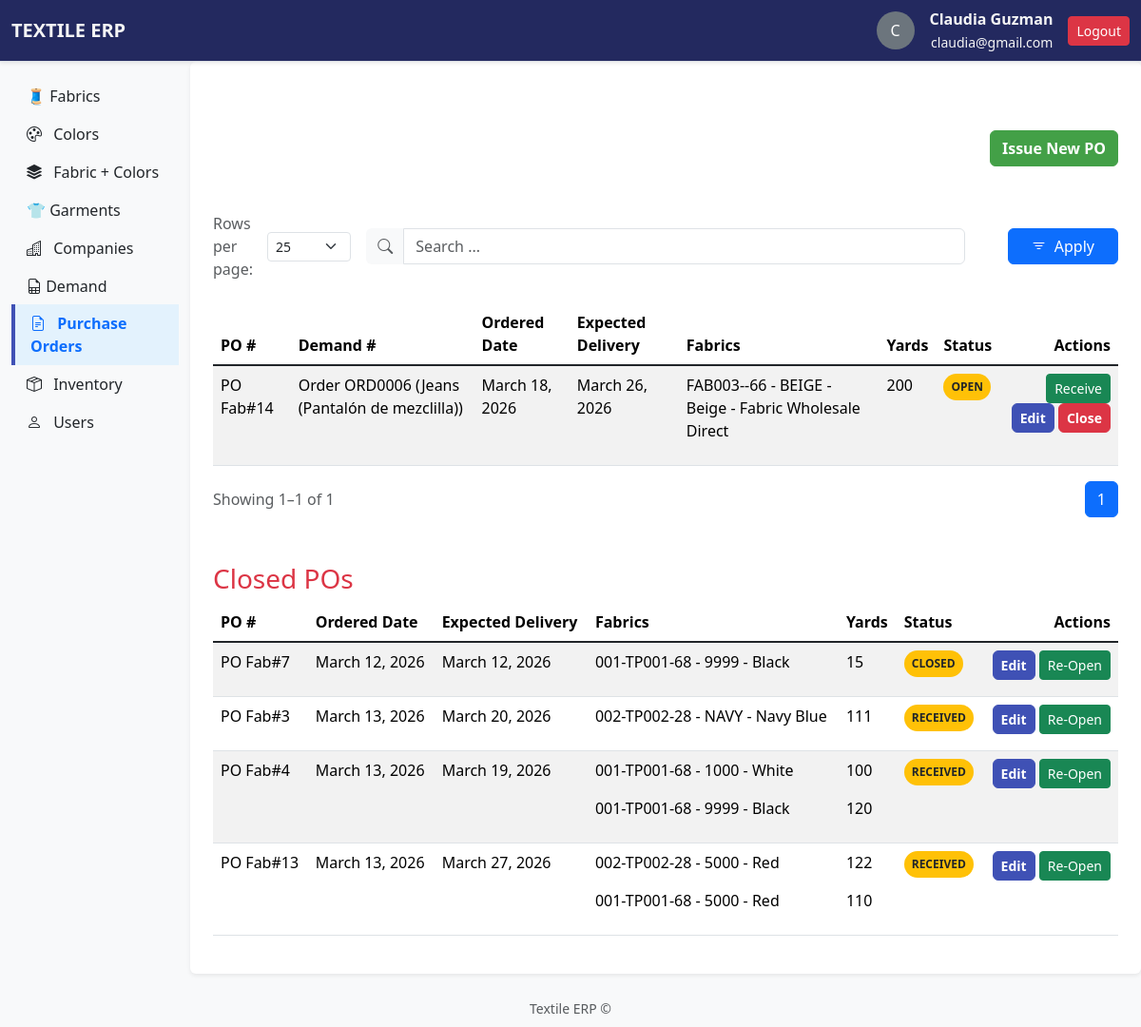
The app's page /pos/ (signed in) with its own data.
### apps/users/models.py (models this page shows, shortened)
class CustomUser(AbstractUser):
    username = None
    email = models.EmailField(unique=True)
    USERNAME_FIELD = "email"   # login is with email
    REQUIRED_FIELDS = []       #
    objects = CustomUserManager()  # use manager

### apps/pos/models.py (models this page shows, shortened)
class PurchaseOrder(models.Model):
    STATUS_CHOICES = [
        ("OPEN", "Open"),
        ("APPROVED", "Approved"),
        ("RECEIVED", "Received"),
        ("CLOSED", "Closed"),
    ]
    po_number = models.CharField(max_length=20, unique=True)
    vendor = models.ForeignKey(Vendor, on_delete=models.PROTECT, related_name="purchase_orders")
    demand = models.ForeignKey(Demand, on_delete=models.SET_NULL, related_name="purchase_orders", blank=True, null=True
    )
    order_date = models.DateField(default=timezone.now)
    expected_delivery = models.DateField(blank=True, null=True)
    status = models.CharField(max_length=20, choices=STATUS_CHOICES, default="OPEN")
    is_active = models.BooleanField(default=True)

class PurchaseOrderFabrics(models.Model):
    purchase_order = models.ForeignKey(PurchaseOrder, on_delete=models.CASCADE, related_name="fabrics")
    fabric = models.ForeignKey(FabricColor, on_delete=models.PROTECT)
    yards = models.PositiveIntegerField()
    class Meta:
        constraints = [
            models.UniqueConstraint(
                fields=["purchase_order", "fabric"],
                name="unique_purchase_order_fabric"
            )
        ]

### apps/demand/models.py (models this page shows)
class Demand(models.Model):
    job = models.CharField(max_length=50, unique=True)
    customer = models.ForeignKey(Customer, on_delete=models.CASCADE)
    order_number = models.CharField(max_length=50, unique=True)
    po_ship_date = models.DateField()
    style = models.ForeignKey(GarmentStyle, on_delete=models.CASCADE)
    total_pieces = models.PositiveIntegerField()
    is_active = models.BooleanField(default=True)
    def __str__(self):
        return f"Order {self.order_number} ({self.style})"

### apps/garments/models.py (models this page shows)
class GarmentStyle(models.Model):
    name = models.CharField(max_length=100, unique=True)
    description = models.TextField(blank=True, null=True)
    fabrics = models.ManyToManyField(FabricColor, through="GarmentStyleFabricColor", blank=True)
    is_active = models.BooleanField(default=True)
    def __str__(self):
        return self.name

### apps/fabrics/models.py (models this page shows, shortened)
class FabricColor(models.Model):
    fabric = models.ForeignKey(Fabric, on_delete=models.CASCADE)
    color = models.ForeignKey(Color, on_delete=models.CASCADE)
    lab_dip = models.CharField(max_length=20, blank=True)
    price = models.DecimalField(max_digits=6, decimal_places=2)
    is_active = models.BooleanField(default=True)
    class Meta:
        constraints = [
            models.UniqueConstraint(
                fields=['fabric', 'color'],
                name='unique_fabric_color',
                violation_error_message="This fabric & color is already registered."
            )
        ]
    def __str__(self):
        return f"{self.fabric.item_merged} - {self.color.color_name}"

class Fabric(models.Model):
    open_or_tubular = [
        ('open', 'Open'),
        ('tubular', 'Tubular')
    ]
    item_code = models.CharField(max_length=50, unique=True)
    vendor_code = models.CharField(max_length=50)
    vendor = models.ForeignKey(Vendor, on_delete=models.CASCADE)
    fabric_class = models.CharField(max_length=50)
    content = models.CharField(max_length=100)
    weight = models.DecimalField(max_digits=6, decimal_places=2)
    country_of_origin = models.CharField(max_length=50)
    open_or_tubular = models.CharField(choices=open_or_tubular)
    yarn_type = models.CharField(max_length=50, blank=True, null=True)
    yarn_size = models.CharField(max_length=50, blank=True, null=True)
    cuttable = models.IntegerField()
    is_active = models.BooleanField(default=True)
    @property
    def item_merged(self):
        return f"{self.item_code}-{self.vendor_code}-{self.cuttable}"

### apps/colors/models.py (models this page shows, shortened)
class Color(models.Model):
    name = models.CharField(max_length=50)
    code = models.CharField(max_length=50, unique=True)
    hex_value = models.CharField(max_length=7, blank=True, null=True)
    created_by = models.CharField(max_length=150, blank=True, null=True)
    created_at = models.DateTimeField(auto_now_add=True)  # fecha de creación automática
    is_active = models.BooleanField(default=True)
    @property
    def color_name(self):
        return f"{self.code} - {self.name}"

### apps/companies/models.py (models this page shows, shortened)
class Vendor(models.Model):
    company = models.OneToOneField(Company, on_delete=models.CASCADE)
    payment_terms = models.CharField(max_length=100)

class Company(models.Model):
    name = models.CharField(max_length=150, unique=True)
    street = models.CharField(max_length=150)
    city = models.CharField(max_length=100)
    state = models.CharField(max_length=100)
    zipcode = models.CharField(max_length=20)
    country = models.CharField(max_length=100)
    phone = models.CharField(max_length=20, blank=True, null=True)
    email = models.EmailField(blank=True, null=True)
    is_active = models.BooleanField(default=True)

### apps/pos/views.py (the view, shortened to what this page needs)
# urls.py: path('', views.pos_list, name="pos_list"),
@never_cache
@login_required
def pos_list(request):
    q = request.GET.get('q')
    DEFAULT_ROWS_PER_PAGE = 25 # default to 25
    rows_per_page = request.GET.get('rowsPerPage', DEFAULT_ROWS_PER_PAGE)
    try:
        rows_per_page = int(rows_per_page)
    except ValueError:
        rows_per_page = DEFAULT_ROWS_PER_PAGE
    active_pos = PurchaseOrder.objects.filter(is_active=True).order_by('id')
    inactive_pos = PurchaseOrder.objects.filter(is_active=False).order_by('id')
    paginator = Paginator(active_pos, rows_per_page)
    page_number = request.GET.get('page')
    page_obj = paginator.get_page(page_number)
    return render(request, 'pos/pos_list.html', {'page_obj': page_obj,
                                                 'rows_per_page': rows_per_page,
                                                 'inactive_pos': inactive_pos})

### apps/pos/templates/pos/pos_list.html (shortened to what this page needs)
{% extends 'base.html' %}
{% block content %}
<div class="mt-5">
    <div class="d-flex justify-content-between align-items-center mb-3">
        <a href="{% url 'pos:issue_po' %}" class="btn btn-add">Issue New PO</a>
    </div>
</div>
<div class="mt-5">
    {% include '_search_form.html' %}
</div>
{% include 'pos/_pos_table.html' %}
{% if request.user.is_superuser %}
<h3 class="mt-5 text-danger">Closed POs</h3>
{% include 'pos/_inactive_pos_table.html' %}
{% endif %}
{% endblock %}

### templates/base.html (shortened to what this page needs)
{% load static %}
<!DOCTYPE html>
<html lang="es">
<head>
  <link href="https://cdn.jsdelivr.net/npm/bootstrap@5.3.2/dist/css/bootstrap.min.css" rel="stylesheet">
  <link rel="stylesheet" href="https://cdn.jsdelivr.net/npm/bootstrap-icons@1.11.3/font/bootstrap-icons.css">
  <link rel="stylesheet" href="{% static 'css/base.css' %}">
</head>
<body class="bg-light">
  <nav class="navbar navbar-expand-lg border-bottom shadow-sm">
    <div class="container-fluid">
      <a class="navbar-brand fw-bold" href="{% url 'home:home' %}">TEXTILE ERP</a>
      <div class="d-flex align-items-center ms-auto">
        {% if user.is_authenticated %}
        <div class="d-flex align-items-center gap-3">
          <div class="rounded-circle bg-secondary text-white d-flex justify-content-center align-items-center"
            style="width:40px; height:40px;">
            {{ user.get_full_name|slice:":1"|upper }}
          </div>
          <div class="text-end">
            <strong>{{ user.get_full_name }}</strong><br>
            <small class="">{{ user.email }}</small>
          </div>
          <form method="post" action="{% url 'users:logout_view' %}">
            <button class="btn btn-danger btn-sm">Logout</button>
          </form>
        </div>
        {% endif %}
      </div>
    </div>
  </nav>
  <div class="container-fluid">
    <div class="row">
      <nav class="col-md-2 d-md-block bg-light sidebar vh-100">
        <div class="list-group list-group-flush mt-3">
          <a href="{% url 'fabrics:fabrics_list' %}"
            class="list-group-item list-group-item-action {% if '/fabrics/' in request.path and not '/fabriccolors/' in request.path %}active{% endif %}">
            🧵 Fabrics
          </a>
          <a href="{% url 'colors:colors_list' %}"
            class="list-group-item list-group-item-action {% if '/colors/' in request.path %}active{% endif %}">
            <i class="bi bi-palette me-2"></i> Colors
          </a>
          <a href="{% url 'fabrics:fabriccolors_list' %}"
            class="list-group-item list-group-item-action {% if '/fabriccolors/' in request.path %}active{% endif %}">
            <i class="bi bi-stack me-2"></i> Fabric + Colors
          </a>
          <a href="{% url 'garments:garments_list' %}"
            class="list-group-item list-group-item-action {% if '/garments/' in request.path %}active{% endif %}">
            👕 Garments
          </a>
          <a href="{% url 'companies:companies_list' %}"
            class="list-group-item list-group-item-action {% if '/companies/' in request.path %}active{% endif %}">
            <i class="bi bi-buildings me-2"></i> Companies
          </a>
          <a href="{% url 'demand:demand_list' %}"
            class="list-group-item list-group-item-action {% if '/demand/' in request.path %}active{% endif %}">
            <i class="bi bi-file-earmark-spreadsheet"></i> Demand
          </a>
          <a href="{% url 'pos:pos_list' %}" class="list-group-item list-group-item-action {% if '/pos/' in request.path %}active{% endif %}">
            <i class="bi bi-file-earmark-text me-2"></i> Purchase Orders
          </a>
          <a href="{% url 'inventory:inventory_list' %}" class="list-group-item list-group-item-action {% if '/inventory/' in request.path %}active{% endif %}">
            <i class="bi bi-box-seam me-2"></i> Inventory
          </a>
          {% if request.user.is_superuser %}
          <a href="{% url 'users:users_list' %}"
            class="list-group-item list-group-item-action {% if '/users/' in request.path %}active{% endif %}">
            <i class="bi bi-person me-2"></i> Users
          </a>
          {% endif %}
        </div>
      </nav>
      <main class="col-md-9 ms-sm-auto col-lg-10 px-md-4 py-4 bg-white shadow-sm rounded">
        {% block content %}{% endblock %}
      </main>
    </div>
  </div>
  <footer class="text-center mt-4 mb-2 text-muted">
    <small>Textile ERP &copy; {{ year }}</small>
  </footer>
</body>
</html>

### apps/pos/templates/pos/_pos_table.html (shortened to what this page needs)
<div class="table-responsive">
  <table class="table table-striped table-hover">
    <thead>
      <tr>
        <th scope="col">PO #</th>
        <th scope="col">Demand #</th>
        <th scope="col">Ordered Date</th>
        <th scope="col">Expected Delivery</th>
        <th scope="col">Fabrics</th>
        <th scope="col">Yards</th>
        <th scope="col">Status</th>
        <th class="text-end">Actions</th>
      </tr>
    </thead>
    <tbody class="table-group-divider">
      {% for pos in page_obj %}
      <tr>
        <td>{{ pos.po_number }}</td>
        <td>{{ pos.demand }}</td>
        <td>{{ pos.order_date }}</td>
        <td>{{ pos.expected_delivery }}</td>
        <td>
          {% if pos.fabrics.all %}
            {% for fabriccolor in pos.fabrics.all %}
              <p>{{ fabriccolor.fabric }} - {{ fabriccolor.fabric.fabric.vendor.company.name }}</p>
            {% endfor %}
          {% else %}
            <p>No fabrics assigned.</p>
          {% endif %}
        </td>
        <td>
          {% if pos.fabrics.all %}
            {% for fabriccolor in pos.fabrics.all %}
              <p>{{ fabriccolor.yards }}</p>
            {% endfor %}
          {% else %}
            <p>No fabrics assigned.</p>
          {% endif %}
        </td>
        <td><span class="badge rounded-pill bg-warning text-dark p-2">{{ pos.status }}</span></td>
        <td class="text-end">
          <a href="{% url 'inventory:create_receipt_from_po' pos.id %}"
              class="btn btn-sm btn-success">Receive</a>
          <a href="{% url 'pos:edit_po' pos.id %}"
              class="btn btn-sm btn-edit">Edit</a>
          {% if request.user.is_superuser %}
          <a href="{% url 'pos:deactivate_po' pos.id %}"
              class="btn btn-sm btn-delete">Close</a>
          {% endif %}
        </td>
      </tr>
      {% endfor %}
    </tbody>
  </table>
  <div class="d-flex justify-content-between align-items-center mt-3">
    <div class="text-muted">
      Showing {{ page_obj.start_index }}–{{ page_obj.end_index }} of {{ page_obj.paginator.count }}
    </div>
    <nav>
      <ul class="pagination mb-0">
        {% for num in page_obj.paginator.page_range %}
        {% if num == page_obj.number %}
        <li class="page-item active"><span class="page-link">{{ num }}</span></li>
        {% else %}
        <li class="page-item">
          <a class="page-link" href="?q={{ q }}&rowsPerPage={{ rows_per_page }}&page={{ num }}">{{ num }}</a>
        </li>
        {% endif %}
        {% endfor %}
      </ul>
    </nav>
  </div>
</div>

### apps/pos/templates/pos/_inactive_pos_table.html
<div class="table-responsive">
  {% if inactive_pos %}
  <table class="table table-striped table-hover">
    <thead>
      <tr>
        <th scope="col">PO #</th>
        <th scope="col">Ordered Date</th>
        <th scope="col">Expected Delivery</th>
        <th scope="col">Fabrics</th>
        <th scope="col">Yards</th>
        <th scope="col">Status</th>
        <th class="text-end">Actions</th>
      </tr>
    </thead>
    <tbody class="table-group-divider">
      {% for pos in inactive_pos %}
      <tr>
        <td>{{ pos.po_number }}</td>
        <td>{{ pos.order_date }}</td>
        <td>{{ pos.expected_delivery }}</td>
        <td>
          {% if pos.fabrics.all %}
            {% for fabriccolor in pos.fabrics.all %}
              <p>{{ fabriccolor.fabric }}</p>
            {% endfor %}
          {% else %}
            <p>No fabrics assigned.</p>
          {% endif %}
        </td>
        <td>
          {% if pos.fabrics.all %}
            {% for fabriccolor in pos.fabrics.all %}
              <p>{{ fabriccolor.yards }}</p>
            {% endfor %}
          {% else %}
            <p>No fabrics assigned.</p>
          {% endif %}
        </td>
        <td><span class="badge rounded-pill bg-warning text-dark p-2">{{ pos.status }}</span></td>
        <td class="text-end">
          <a href="{% url 'pos:edit_po' pos.id %}"
              class="btn btn-sm btn-edit">Edit</a>
          {% if request.user.is_superuser %}
          <a href="{% url 'pos:activate_po' pos.id %}"
              class="btn btn-sm btn-success">Re-Open</a>
          {% endif %}
        </td>
      </tr>
      {% endfor %}
    </tbody>
  </table>
  {% else %}
  <p class="text-muted">No closed POs yet.</p>
  {% endif %}
</div>

### static/css/base.css (style rules this page uses)
.list-group-item { color: #212529; background-color: transparent; border: none; }
.list-group-item.active { background-color: #e3f2fd; color: #0d6efd; font-weight: 600; border-left: 4px solid #3f51b5; }
.btn-add { background-color: #43a047; border-color: #43a047; border-radius: 6px; font-weight: 600; color: #fff; }
.btn-edit { background-color: #3f51b5; border-color: #3f51b5; color: #fff; border-radius: 6px; font-weight: 600; }
.btn-delete { background-color: #dc3545; border-color: #dc3545; color: #fff; border-radius: 6px; font-weight: 600; }
.navbar { background-color: #23295f; color:whitesmoke; }
.navbar a, .navbar a:hover, .navbar a:active, .navbar a:focus { color:whitesmoke; }

### records on screen
CustomUser: get_full_name "C", get_full_name "Claudia Guzman", email "claudia@gmail.com"
PurchaseOrder: po_number "PO Fab#14", demand "Order ORD0006 (Jeans (Pantalón de mezclilla))", order_date "March 18, 2026", expected_delivery "March 26, 2026", status "OPEN"
PurchaseOrderFabrics: fabric "FAB003--66 - BEIGE - Beige", fabric.fabric.vendor.company.name "Fabric Wholesale Direct", yards "200"
PurchaseOrder: po_number "PO Fab#7", order_date "March 12, 2026", expected_delivery "March 12, 2026", status "CLOSED"
PurchaseOrderFabrics: fabric "001-TP001-68 - 9999 - Black", yards "15"
PurchaseOrder: po_number "PO Fab#3", order_date "March 13, 2026", expected_delivery "March 20, 2026", status "RECEIVED"
PurchaseOrderFabrics: fabric "002-TP002-28 - NAVY - Navy Blue", yards "111"
PurchaseOrder: po_number "PO Fab#4", order_date "March 13, 2026", expected_delivery "March 19, 2026", status "RECEIVED"
PurchaseOrderFabrics: fabric "001-TP001-68 - 1000 - White", yards "100"
PurchaseOrderFabrics: fabric "001-TP001-68 - 9999 - Black", yards "120"
PurchaseOrder: po_number "PO Fab#13", order_date "March 13, 2026", expected_delivery "March 27, 2026", status "RECEIVED"
PurchaseOrderFabrics: fabric "002-TP002-28 - 5000 - Red", yards "122"
PurchaseOrderFabrics: fabric "001-TP001-68 - 5000 - Red", yards "110"

### other values on screen
{{ page_obj.start_index }} "1"
{{ page_obj.end_index }} "1"
{{ page_obj.paginator.count }} "1"
{{ num }} "1"
